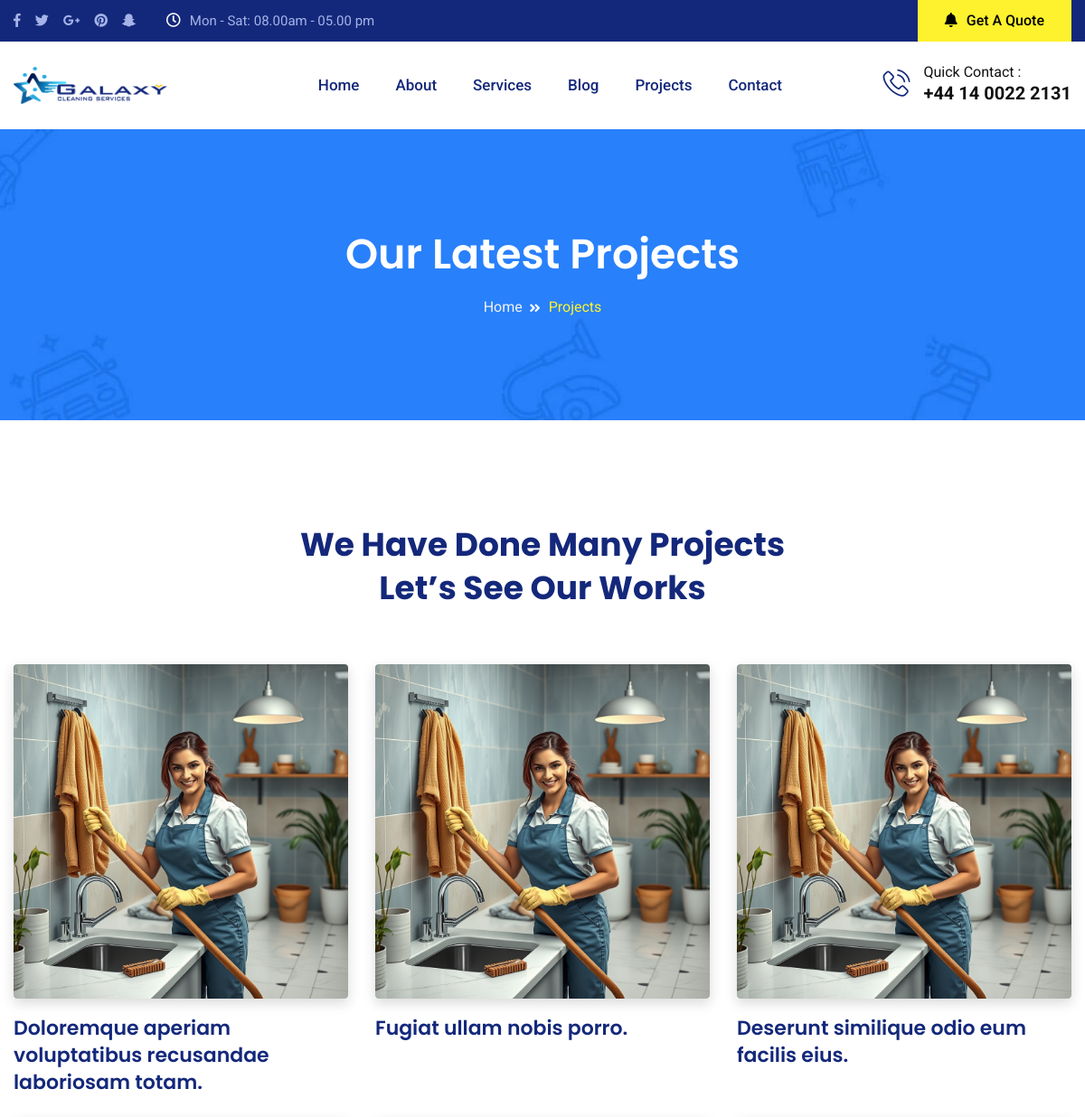
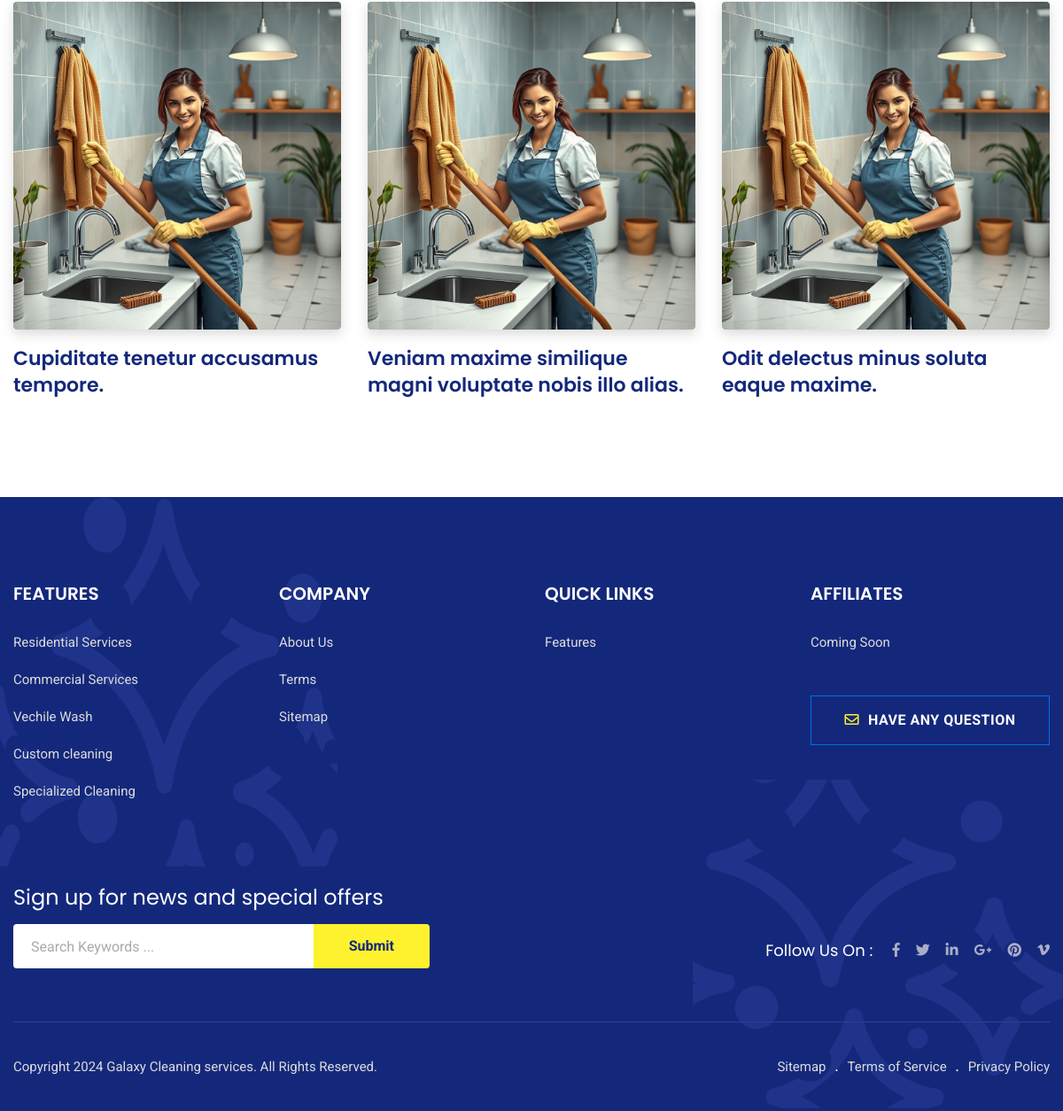
/projects/, run on the app's committed database (2 pictures, top to bottom).
### app/models.py (models this page shows, shortened)
class Projects(db.Model):
    __tablename__ = 'projects'
    id = db.Column(db.Integer(), primary_key=True)
    title = db.Column(db.String(150), nullable=False)  # Title of the project
    introduction = db.Column(db.Text(), nullable=False)  # Introduction of the project
    execution_title = db.Column(db.String(150), nullable=False)  # Title of how you carried out the project
    execution_body = db.Column(db.Text(), nullable=False)  # Body explaining how you carried out the project
    problems_title = db.Column(db.String(150), nullable=False)  # Title of the problems encountered
    problems_body = db.Column(db.Text(), nullable=False)  # Body explaining the problems encountered
    solutions_title = db.Column(db.String(150), nullable=False)  # Title of the solutions applied
    solutions_body = db.Column(db.Text(), nullable=False)  # Body explaining the solutions applied
    total_projects = db.Column(db.Integer(), default=150)  # You can edit this value manually

### app/main/views.py (the view)
@main.route('/projects/')
def projects_page():
    recent_projects = Projects.query.order_by(Projects.id.desc()).limit(6).all()
    hashed_projects = [
        {"token": s.dumps(project.id), "project": project} for project in recent_projects
    ]
    return render_template('project1.html', projects=hashed_projects)

### app/templates/project1.html (shortened to what this page needs)
{% extends 'base.html' %}
{% block content %}
<section class="inner-page-banner bg-common" data-bg-image="../static/images/breadcumb.jpg">
    <div class="container">
        <div class="row">
            <div class="col-12">
                <div class="breadcrumbs-area">
                    <h1>Our Latest Projects</h1>
                    <ul>
                        <li>
                            <a href="{{url_for('main.index')}}">Home</a>
                        </li>
                        <li>Projects</li>
                    </ul>
                </div>
            </div>
        </div>
    </div>
</section>
<section class="section-padding-md-3">
    <div class="container">
        <div class="heading-layout2">
            <h2>We Have Done Many Projects<span>Let’s See Our Works</span></h2>
        </div>
        <div class="row">
            {% for project in projects %}
                <div class="col-lg-4 col-md-6">
                    <div class="project-box-layout1">
                        <div class="item-img">
                            <img src="../static/images/project1.png" alt="project-thumb">
                        </div>
                        <div class="item-content">
                            <h3 class="item-title"><a href="{{url_for('main.project_detail', token=project['token'])}}">{{project['project'].title}}</a></h3>
                        </div>
                    </div>
                </div>
            {% endfor %}
        </div>
    </div>
</section>
{% endblock %}

### app/templates/base.html (shortened to what this page needs)
<!doctype html>
<html class="no-js" lang="">
{% block head%}
<head>
    <link rel="stylesheet" href="../static/css/normalize.css">
    <link rel="stylesheet" href="../static/css/main.css">
    <link rel="stylesheet" href="../static/css/bootstrap.min.css">
    <link rel="stylesheet" href="../static/css/meanmenu.min.css">
    <link rel="stylesheet" href="../static/css/fontawesome-all.min.css">
    <link rel="stylesheet" href="../static/css/animate.min.css">
    <link rel="stylesheet" href="../static/css/font/flaticon.css">
    <link rel="stylesheet" href="../static/css/nivo-slider.css">
    <link rel="stylesheet" href="../static/css/owl.carousel.min.css">
    <link rel="stylesheet" href="../static/css/owl.theme.default.min.css">
    <link rel="stylesheet" href="../static/css/select2.min.css">
    <link rel="stylesheet" href="../static/css/jquery.datetimepicker.css">
    <link rel="stylesheet" href="../static/css/style.css">
</head>
{% endblock %}
<body class="sticky-header">
    <div id="wrapper" class="wrapper">
        <header class="header">
            <div id="header-topbar" class="bg-Primary">
                <div class="container">
                    <div class="row d-flex align-items-center">
                        <div class="col-lg-6">
                            <div class="header-topbar-layout1">
                                <ul class="header-top-left">
                                    <li class="social-icon">
                                        <a href="#"><i class="fab fa-facebook-f"></i></a>
                                        <a href="#"><i class="fab fa-twitter"></i></a>
                                        <a href="#"><i class="fab fa-google-plus-g"></i></a>
                                        <a href="#"><i class="fab fa-pinterest"></i></a>
                                        <a href="#"><i class="fab fa-snapchat-ghost"></i></a>
                                    </li>
                                    <li class="opening-hour"><i class="far fa-clock"></i>Mon -  Sat: 08.00am - 05.00 pm</li>
                                </ul>
                            </div>
                        </div>
                        <div class="col-lg-6 d-flex justify-content-end">
                            <div class="header-topbar-layout1">
                                <div class="header-top-right">
                                    <a href="{{url_for('main.contact')}}" class="header-top-btn"><i class="fas fa-bell"></i>Get A Quote</a>
                                </div>
                            </div>
                        </div>
                    </div>
                </div>
            </div>
            <div id="header-menu" class="header-menu menu-layout1">
                <div class="container">
                    <div class="row d-flex align-items-center">
                        <div class="col-xl-2 col-lg-2">
                            <div class="logo-area">
                                <a href="{{url_for('main.index')}}" class="temp-logo">
                                    <img src="../static/images/logo-dark.png" alt="logo" class="img-fluid">
                                </a>
                            </div>
                        </div>
                        <div class="col-lg-7 d-flex justify-content-end position-static">
                            <nav id="dropdown" class="template-main-menu">
                                <ul>
                                   <li>
                                        <a href="{{url_for('main.index')}}">Home</a>
                                    </li>
                                    <li>
                                        <a href="{{url_for('main.about_page')}}">About</a>
                                    </li>
                                    <li>
                                        <a href="{{url_for('main.services_page')}}">Services</a>
                                    </li>
                                    <li>
                                        <a href="{{url_for('main.blog_page')}}">Blog</a>
                                    </li>
                                    <li class="position-static hide-on-mobile-menu">
                                        <a href="{{url_for('main.projects_page')}}">Projects</a>
                                    </li>
                                    <li>
                                        <a href="{{url_for('main.contact')}}">Contact</a>
                                    </li>
                                </ul>
                            </nav>
                        </div>
                        <div class="col-lg-3 d-flex justify-content-end">
                            <div class="header-action-layout1">
                                <ul>
                                    <li class="header-action-number">
                                        <div class="item-icon">
                                            <i class="flaticon-phone-call"></i>
                                        </div>
                                        <div class="item-content">
                                            <div class="item-title">Quick Contact :</div>
                                            <div class="item-number">+44 14 0022 2131
                                            </div>
                                        </div>
                                    </li>
                                </ul>
                            </div>
                        </div>
                    </div>
                </div>
            </div>
        </header>
        {% block content%}
        {% endblock %}
        <footer class="footer-wrap-layout1 section-shape1">
            <div class="container">
                <div class="footer-top-box">
                    <div class="row">
                        <div class="col-lg-3 col-sm-6">
                            <div class="footer-box-layout1">
                                <div class="footer-title">
                                    <h4>FEATURES</h4>
                                </div>
                                <div class="footer-menu-box">
                                    <ul class="footer-menu-list">
                                        <li>
                                            <a href="{{url_for('main.residential')}}">Residential Services</a>
                                        </li>
                                        <li>
                                            <a href="{{url_for('main.commercial')}}">Commercial Services</a>
                                        </li>
                                        <li>
                                            <a href="{{url_for('main.car_wash')}}">Vechile Wash</a>
                                        </li>
                                        <li>
                                            <a href="{{url_for('main.custom_clean')}}">Custom cleaning</a>
                                        </li>
                                        <li>
                                            <a href="{{url_for('main.specialized')}}">Specialized Cleaning</a>
                                        </li>
                                    </ul>
                                </div>
                            </div>
                        </div>
                        <div class="col-lg-3 col-sm-6">
                            <div class="footer-box-layout1">
                                <div class="footer-title">
                                    <h4>COMPANY</h4>
                                </div>
                                <div class="footer-menu-box">
                                    <ul class="footer-menu-list">
                                        <li>
                                            <a href="{{url_for('main.about_page')}}">About Us</a>
                                        </li>
                                        <li>
                                            <a href="{{url_for('main.terms_of_service')}}">Terms</a>
                                        </li>
                                        <li>
                                            <a href="{{url_for('main.contact')}}">Sitemap</a>
                                        </li>
                                    </ul>
                                </div>
                            </div>
                        </div>
                        <div class="col-lg-3 col-sm-6">
                            <div class="footer-box-layout1">
                                <div class="footer-title">
                                    <h4>QUICK LINKS</h4>
                                </div>
                                <div class="footer-menu-box">
                                    <ul class="footer-menu-list">
                                        <li>
                                            <a href="#">Features</a>
                                        </li>
                                    </ul>
                                </div>
                            </div>
                        </div>
                        <div class="col-lg-3 col-sm-6">
                            <div class="footer-box-layout1">
                                <div class="footer-title">
                                    <h4>AFFILIATES</h4>
                                </div>
                                <div class="footer-menu-box">
                                    <ul class="footer-menu-list">
                                        <li>
                                            <a href="#">Coming Soon</a>
                                        </li>
                                    </ul>
                                    <a href="{{url_for('main.contact')}}" class="contact-btn"><i class="far fa-envelope"></i>HAVE ANY QUESTION</a>
                                </div>
                            </div>
                        </div>
                    </div>
                </div>
                <div class="footer-middle-box">
                    <div class="row">
                        <div class="col-lg-5 col-12">
                            <div class="footer-newsletter">
                                <h3 class="item-title">Sign up for news and special offers</h3>
                                <form method="POST" action="{{url_for('main.subscribe_user')}}" >
                                    <div class="input-group stylish-input-group">
                                        <input type="text" name="sub_email" class="form-control" placeholder="Search Keywords ...">
                                        <span class="input-group-addon">
                                            <button type="submit">Submit</button>
                                        </span>
                                    </div>
                                </form>
                            </div>
                        </div>
                        <div class="col-lg-7 col-12">
                            <div class="footer-social">
                                <h4 class="item-title">Follow Us On :</h4>
                                <ul class="social-icon">
                                    <li><a href="#"><i class="fab fa-facebook-f"></i></a></li>
                                    <li><a href="#"><i class="fab fa-twitter"></i></a></li>
                                    <li><a href="#"><i class="fab fa-linkedin-in"></i></a></li>
                                    <li><a href="#"><i class="fab fa-google-plus-g"></i></a></li>
                                    <li><a href="#"><i class="fab fa-pinterest"></i></a></li>
                                    <li><a href="#"><i class="fab fa-vimeo-v"></i></a></li>
                                </ul>
                            </div>
                        </div>
                    </div>
                </div>
                <div class="footer-bottom-box">
                    <div class="row">
                        <div class="col-md-6">
                            <div class="copyright">Copyright 2024 Galaxy Cleaning services. All Rights Reserved.</div>
                        </div>
                        <div class="col-md-6">
                            <div class="footer-bottom-menu">
                                <ul>
                                    <li><a href="{{url_for('main.contact')}}">Sitemap</a></li>
                                    <li><a href="{{url_for('main.terms_of_service')}}">Terms of Service</a></li>
                                    <li><a href="{{url_for('main.privacy')}}">Privacy Policy</a></li>
                                </ul>
                            </div>
                        </div>
                    </div>
                </div>
            </div>
        </footer>
    </div>
</body>
</html>

### app/static/css/main.css (style rules this page uses)
html { color: #222; font-size: 1em; line-height: 1.4; }
audio, canvas, iframe, img, svg, video { vertical-align: middle; }

### data on the page
Projects: project "Doloremque aperiam voluptatibus recusandae laboriosam totam."
Projects: project "Fugiat ullam nobis porro."
Projects: project "Deserunt similique odio eum facilis eius."
Projects: project "Cupiditate tenetur accusamus tempore."
Projects: project "Veniam maxime similique magni voluptate nobis illo alias."
Projects: project "Odit delectus minus soluta eaque maxime."
